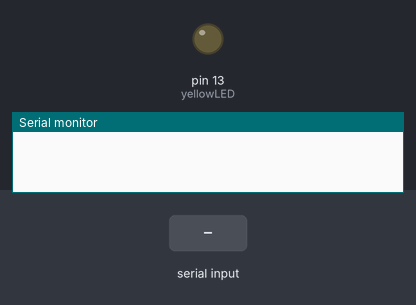
A sketch run on a simulated Arduino Uno, built with avr-gcc and run on an emulated ATmega328P. On the bench: output pins drawn as LEDs (lit = HIGH), the last lines printed to the serial monitor. The inputs (shaded band) are chosen by the test bench.

Above: at 1.2 s.
1.3 s: byte 121 ('y') received over Serial
At 2.5 s:
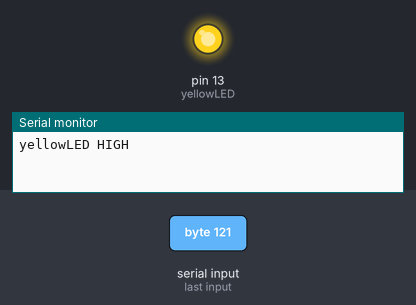
2.8 s: "1\n" received over Serial
At 3.7 s:
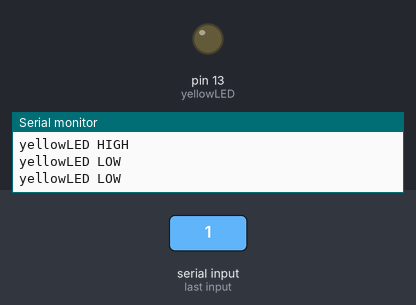
Timing chart, 0 to 5.8 s (numbered marks = the images above; inputs shaded):
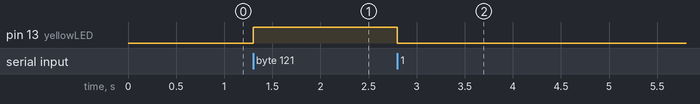

Measured:
- after the input at 1.3 s, pin 13 (yellowLED): LOW → HIGH at once
- after the input at 2.8 s, pin 13 (yellowLED): HIGH → LOW at once

The sketch:

test.ino
```cpp
#define yellowLED 13


void setup()  {
  Serial.begin(9600); // 9600 bps
  pinMode(yellowLED, OUTPUT);
}
void loop() {
 if ( Serial.available()) {
      if('y' == Serial.read()) {
         operatorLED(13, 1);
     } else {
         operatorLED(13, 0);
     }
  }
}


void operatorLED(int hardwarenum, int hardwarestatus) {
    if(hardwarenum == 13) {
        if(hardwarestatus == 1) {
            digitalWrite(yellowLED, HIGH);
            Serial.println("yellowLED HIGH");
          } else {
            digitalWrite(yellowLED, LOW);
            Serial.println("yellowLED LOW");
          }
      }
}
```
